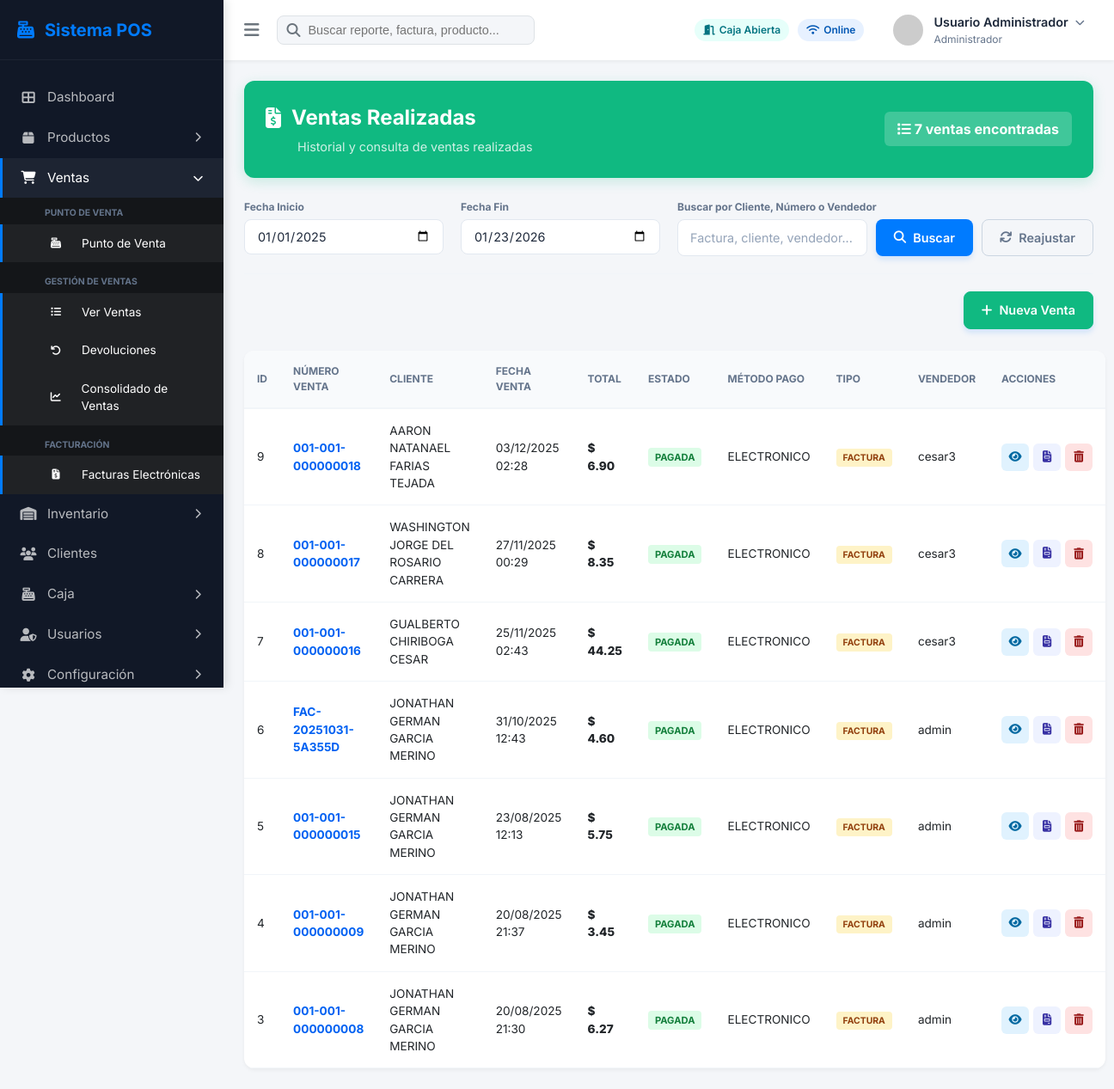
Page /modules/ventas/index.php (signed in) on the committed database.
### tables this page shows
CREATE TABLE IF NOT EXISTS `facturas_venta` (
  `id` bigint unsigned NOT NULL AUTO_INCREMENT,
  `idCliente` int unsigned NOT NULL,
  `idUsuario` int unsigned NOT NULL,
  `idCierreCaja` bigint unsigned DEFAULT NULL,
  `numeroFactura` varchar(50) NOT NULL,
  `fechaEmision` datetime NOT NULL,
  `subtotal` decimal(12,4) NOT NULL,
  `descuento` decimal(12,4) NOT NULL DEFAULT '0.0000',
  `iva` decimal(12,4) NOT NULL DEFAULT '0.0000',
  `total` decimal(12,4) NOT NULL,
  `formaPago` varchar(20) DEFAULT 'EFECTIVO',
  `estado` enum('EMITIDA','PAGADA','ANULADA') NOT NULL DEFAULT 'EMITIDA',
  `creadoPor` int unsigned NOT NULL,
  `creadoDate` datetime NOT NULL,
  `anulado` tinyint(1) NOT NULL DEFAULT '0',
  `numeroAutorizacion` varchar(50) DEFAULT NULL,
  `estadoFactura` varchar(50) DEFAULT NULL,
  `numComprobante` char(50) DEFAULT NULL,
  PRIMARY KEY (`id`),
  UNIQUE KEY `uq_facturas_venta_numero` (`numeroFactura`),
  KEY `fk_facturas_venta_clientes` (`idCliente`),
  KEY `fk_facturas_venta_usuarios` (`idUsuario`),
  KEY `fk_facturas_venta_cierre` (`idCierreCaja`),
  KEY `idx_estadoFactura` (`estadoFactura`),
  CONSTRAINT `fk_facturas_venta_cierre` FOREIGN KEY (`idCierreCaja`) REFERENCES `cierres_caja` (`id`),
  CONSTRAINT `fk_facturas_venta_clientes` FOREIGN KEY (`idCliente`) REFERENCES `clientes` (`id`),
  CONSTRAINT `fk_facturas_venta_usuarios` FOREIGN KEY (`idUsuario`) REFERENCES `usuarios` (`id`)
);

CREATE TABLE IF NOT EXISTS `usuarios` (
  `id` int unsigned NOT NULL AUTO_INCREMENT,
  `idRol` int unsigned NOT NULL,
  `nombreUsuario` varchar(50) NOT NULL,
  `contrasenaHash` varchar(255) NOT NULL,
  `nombreCompleto` varchar(150) NOT NULL,
  `email` varchar(100) NOT NULL,
  `activo` tinyint(1) NOT NULL DEFAULT '1',
  `tipoMenu` varchar(20) DEFAULT 'horizontal',
  `creadoPor` int unsigned DEFAULT NULL,
  `creadoDate` datetime NOT NULL,
  `editadoPor` int unsigned DEFAULT NULL,
  `editadoDate` datetime DEFAULT NULL,
  `anulado` tinyint(1) NOT NULL DEFAULT '0',
  `anuladoPor` int unsigned DEFAULT NULL,
  `anuladoDate` datetime DEFAULT NULL,
  PRIMARY KEY (`id`),
  UNIQUE KEY `uq_usuarios_nombreUsuario` (`nombreUsuario`),
  UNIQUE KEY `uq_usuarios_email` (`email`),
  KEY `fk_usuarios_roles` (`idRol`),
  CONSTRAINT `fk_usuarios_roles` FOREIGN KEY (`idRol`) REFERENCES `roles` (`id`) ON UPDATE CASCADE
);

### modules/ventas/index.php (the view, shortened to what this page needs)
<?php
require_once '../../includes/db.php';
$search = $_GET['search'] ?? '';
$fecha_inicio = $_GET['fecha_inicio'] ?? '2025-01-01';
$fecha_fin = $_GET['fecha_fin'] ?? date('Y-m-d');
$where = "WHERE f.anulado = 0 AND DATE(f.fechaEmision) BETWEEN ? AND ?";
$params = [$fecha_inicio, $fecha_fin];
$stmt = $pdo->prepare("
    SELECT f.*,
           CONCAT(c.nombres, ' ', c.apellidos) as cliente_nombre,
           u.nombreUsuario as vendedor_nombre
    FROM facturas_venta f
    LEFT JOIN clientes c ON f.idCliente = c.id
    LEFT JOIN usuarios u ON f.idUsuario = u.id
    $where
    ORDER BY f.fechaEmision DESC
    LIMIT 100
");
$stmt->execute($params);
$ventas = $stmt->fetchAll();
$ventas_count = count($ventas);
?>
<!DOCTYPE html>
<html lang="es">
<head>
    <link rel="stylesheet" href="https://cdnjs.cloudflare.com/ajax/libs/font-awesome/6.4.0/css/all.min.css">
    <link rel="stylesheet" href="../../assets/css/style.css">
    <link rel="stylesheet" href="../../assets/css/productos_grid.css">
</head>
<body>
    <div class="app-container">
        <?php
        $root = '../../';
        include $root . 'includes/sidebar.php';
        ?>
        <main class="main-content">
            <?php include $root . 'includes/navbar.php'; ?>
            <div class="content-wrapper">
                <div class="sales-header-banner">
                    <div>
                        <h1><i class="fas fa-file-invoice-dollar"></i> Ventas Realizadas</h1>
                        <p>Historial y consulta de ventas realizadas</p>
                    </div>
                    <div
                        style="background: rgba(255,255,255,0.2); padding: 8px 15px; border-radius: 6px; font-weight: 700;">
                        <i class="fas fa-list"></i> <?php echo $ventas_count; ?> ventas encontradas
                    </div>
                </div>
                <div class="pos-panel" style="margin-bottom: 25px;">
                    <div class="panel-body">
                        <form method="GET" action="">
                            <div style="display: grid; grid-template-columns: repeat(4, 1fr); gap: 20px;">
                                <div>
                                    <label class="filter-header-item">Fecha Inicio</label>
                                    <input type="date" name="fecha_inicio" class="form-control"
                                        value="<?php echo $fecha_inicio; ?>">
                                </div>
                                <div>
                                    <label class="filter-header-item">Fecha Fin</label>
                                    <input type="date" name="fecha_fin" class="form-control"
                                        value="<?php echo $fecha_fin; ?>">
                                </div>
                                <div style="grid-column: span 2;">
                                    <label class="filter-header-item">Buscar por Cliente, Número o Vendedor</label>
                                    <div style="display: flex; gap: 10px;">
                                        <input type="text" name="search" class="form-control"
                                            placeholder="Factura, cliente, vendedor..."
                                            value="<?php echo htmlspecialchars($search); ?>">
                                        <button type="submit" class="btn btn-primary"><i class="fas fa-search"></i>
                                            Buscar</button>
                                        <a href="index.php" class="btn btn-outline"><i class="fas fa-sync"></i>
                                            Reajustar</a>
                                    </div>
                                </div>
                            </div>
                        </form>
                        <div
                            style="display: flex; justify-content: flex-end; margin-top: 20px; border-top: 1px solid #f1f5f9; padding-top: 20px;">
                            <a href="pos.php" class="btn btn-primary"
                                style="background: #10b981; border-color: #10b981;">
                                <i class="fas fa-plus"></i> Nueva Venta
                            </a>
                        </div>
                    </div>
                </div>
                <div class="table-responsive-container">
                    <table class="sales-table">
                        <thead>
                            <tr>
                                <th>ID</th>
                                <th>Número Venta</th>
                                <th>Cliente</th>
                                <th>Fecha Venta</th>
                                <th>Total</th>
                                <th>Estado</th>
                                <th>Método Pago</th>
                                <th>Tipo</th>
                                <th>Vendedor</th>
                                <th>Acciones</th>
                            </tr>
                        </thead>
                        <tbody>
                            <?php foreach ($ventas as $v): ?>
                                <tr>
                                    <td>
                                        <?php echo $v['id']; ?>
                                    </td>
                                    <td style="font-weight: 700; color: #0061f2;">
                                        <?php echo $v['numeroFactura']; ?>
                                    </td>
                                    <td>
                                        <?php echo htmlspecialchars($v['cliente_nombre'] ?? 'CONSUMIDOR FINAL'); ?>
                                    </td>
                                    <td>
                                        <?php echo date('d/m/Y H:i', strtotime($v['fechaEmision'])); ?>
                                    </td>
                                    <td style="font-weight: 800;">$
                                        <?php echo number_format($v['total'], 2); ?>
                                    </td>
                                    <td>
                                        <span
                                            class="badge-status <?php echo $v['estado'] == 'PAGADA' ? 'badge-pagada' : ''; ?>">
                                            <?php echo $v['estado']; ?>
                                        </span>
                                    </td>
                                    <td>
                                        ELECTRONICO
                                    </td>
                                    <td>
                                        <span class="badge-status badge-factura"> FACTURA </span>
                                    </td>
                                    <td>
                                        <?php echo htmlspecialchars($v['vendedor_nombre'] ?? 'Admin'); ?>
                                    </td>
                                    <td>
                                        <div style="display: flex; gap: 5px;">
                                            <button class="btn-table-action btn-view"
                                                onclick="showSaleDetail(<?php echo $v['id']; ?>)"
                                                title="Ver Detalle Rápido"><i class="fas fa-eye"></i></button>
                                            <a href="ver_factura.php?id=<?php echo $v['id']; ?>"
                                                class="btn-table-action btn-pdf" title="Ver Factura Completa"><i
                                                    class="fas fa-file-invoice"></i></a>
                                            <button class="btn-table-action btn-delete" title="Anular"><i
                                                    class="fas fa-trash-alt"></i></button>
                                        </div>
                                    </td>
                                </tr>
                            <?php endforeach; ?>
                        </tbody>
                    </table>
                </div>
            </div>
        </main>
    </div>
</body>
</html>

### assets/css/style.css (style rules this page uses)
:root { --primary-color: #007bff; --primary-dark: #0056b3; --primary-light: #e7f1ff; --secondary-color: #6c757d; --accent-cyan: #17a2b8; --accent-teal: #20c997; --accent-green: #28a745; --accent-orange: #fd7e14; --accent-red: #dc3545; --bg-light: #f4f6f9; --bg-white: #ffffff; --text-main: #212529; --text-muted: #6c757d; --border-color: #dee2e6; --sidebar-width: 260px; --sidebar-collapsed-width: 70px; --navbar-height: 70px; --shadow-sm: 0 2px 4px rgba(0, 0, 0, 0.05); --shadow-md: 0 4px 6px rgba(0, 0, 0, 0.08); --shadow-lg: 0 10px 15px rgba(0, 0, 0, 0.1); }
* { margin: 0; padding: 0; box-sizing: border-box; }
body { font-family: 'Inter', sans-serif; background-color: var(--bg-light); color: var(--text-main); line-height: 1.5; overflow-x: hidden; }
.app-container { display: flex; min-height: 100vh; }
.main-content { flex: 1; margin-left: var(--sidebar-width); width: calc(100% - var(--sidebar-width)); transition: margin-left 0.3s cubic-bezier(0.4, 0, 0.2, 1); min-height: 100vh; display: flex; flex-direction: column; position: relative; }
.content-wrapper { padding: 24px; flex: 1; }
.btn { display: inline-flex; align-items: center; justify-content: center; gap: 8px; padding: 10px 20px; border-radius: 8px; font-size: 0.9rem; font-weight: 600; cursor: pointer; transition: all 0.2s ease; border: 1px solid transparent; outline: none; font-family: inherit; }
.btn-primary { background: var(--primary-color); color: #fff; box-shadow: 0 4px 6px rgba(0, 123, 255, 0.15); }
.btn-outline { background: transparent; border-color: #cbd5e1; color: #64748b; }
.form-control { width: 100%; padding: 10px 14px; background: #fff; border: 1px solid #e2e8f0; border-radius: 8px; font-family: inherit; font-size: 0.9rem; color: #1e293b; transition: all 0.2s; outline: none; }
.form-control::placeholder { color: #94a3b8; }

### modules/ventas/index.php (style rules this page uses)
.sales-header-banner { background: #10b981; color: white; padding: 25px; border-radius: 12px; display: flex; justify-content: space-between; align-items: center; margin-bottom: 25px; box-shadow: 0 4px 15px rgba(16, 185, 129, 0.2); }
.sales-header-banner h1 { margin: 0; font-size: 1.5rem; display: flex; align-items: center; gap: 12px; }
.sales-header-banner p { margin: 5px 0 0 37px; opacity: 0.8; font-size: 0.9rem; }
.filter-header-item { font-size: 0.75rem; font-weight: 700; color: #64748b; margin-bottom: 5px; display: block; }
.sales-table { width: 100%; border-radius: 12px; overflow: hidden; background: white; box-shadow: var(--shadow-sm); border-collapse: collapse; overflow: hidden; }
.sales-table th { background: #f8fafc; padding: 15px; text-align: left; font-size: 0.75rem; font-weight: 700; color: #64748b; text-transform: uppercase; border-bottom: 2px solid #f1f5f9; }
.sales-table td { padding: 15px; border-bottom: 1px solid #f1f5f9; font-size: 0.85rem; vertical-align: middle; }
.badge-status { padding: 4px 8px; border-radius: 4px; font-size: 0.7rem; font-weight: 700; }
.badge-pagada { background: #dcfce7; color: #15803d; }
.badge-factura { background: #fef3c7; color: #92400e; font-size: 0.65rem; }
.btn-table-action { width: 32px; height: 32px; border-radius: 6px; border: none; display: inline-flex; align-items: center; justify-content: center; cursor: pointer; transition: all 0.2s; }
.btn-view { background: #e0f2fe; color: #0369a1; }
.btn-delete { background: #fee2e2; color: #991b1b; }
.btn-pdf { background: #eef2ff; color: #3730a3; }

### rows in the picture
facturas_venta: id "9", numeroFactura "001-001-000000018", cliente_nombre "AARON NATANAEL FARIAS TEJADA", fechaEmision "03/12/2025 02:28", total "6.90", estado "PAGADA", idUsuario.nombreUsuario "cesar3"
facturas_venta: id "8", numeroFactura "001-001-000000017", cliente_nombre "WASHINGTON JORGE DEL ROSARIO CARRERA", fechaEmision "27/11/2025 00:29", total "8.35", estado "PAGADA", idUsuario.nombreUsuario "cesar3"
facturas_venta: id "7", numeroFactura "001-001-000000016", cliente_nombre "GUALBERTO CHIRIBOGA CESAR", fechaEmision "25/11/2025 02:43", total "44.25", estado "PAGADA", idUsuario.nombreUsuario "cesar3"
facturas_venta: id "6", numeroFactura "FAC-20251031-5A355D", cliente_nombre "JONATHAN GERMAN GARCIA MERINO", fechaEmision "31/10/2025 12:43", total "4.60", estado "PAGADA", idUsuario.nombreUsuario "admin"
facturas_venta: id "5", numeroFactura "001-001-000000015", cliente_nombre "JONATHAN GERMAN GARCIA MERINO", fechaEmision "23/08/2025 12:13", total "5.75", estado "PAGADA", idUsuario.nombreUsuario "admin"
facturas_venta: id "4", numeroFactura "001-001-000000009", cliente_nombre "JONATHAN GERMAN GARCIA MERINO", fechaEmision "20/08/2025 21:37", total "3.45", estado "PAGADA", idUsuario.nombreUsuario "admin"
facturas_venta: id "3", numeroFactura "001-001-000000008", cliente_nombre "JONATHAN GERMAN GARCIA MERINO", fechaEmision "20/08/2025 21:30", total "6.27", estado "PAGADA", idUsuario.nombreUsuario "admin"

### other values in the picture
$_SESSION['user_name'] "Usuario Administrador"
$_SESSION['role'] "Administrador"
$ventas_count "7"
